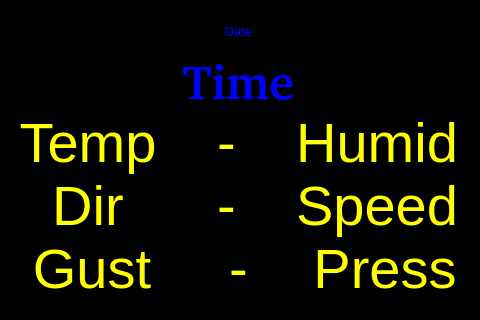
<?xml version="1.0" encoding="UTF-8"?>
<ui version="4.0">
 <class>MainWindow</class>
 <widget class="QMainWindow" name="MainWindow">
  <property name="geometry">
   <rect>
    <x>0</x>
    <y>0</y>
    <width>480</width>
    <height>320</height>
   </rect>
  </property>
  <property name="minimumSize">
   <size>
    <width>480</width>
    <height>320</height>
   </size>
  </property>
  <property name="maximumSize">
   <size>
    <width>480</width>
    <height>320</height>
   </size>
  </property>
  <property name="cursor">
   <cursorShape>BlankCursor</cursorShape>
  </property>
  <property name="windowTitle">
   <string/>
  </property>
  <property name="styleSheet">
   <string notr="true">background:black</string>
  </property>
  <widget class="QWidget" name="centralWidget">
   <widget class="QWidget" name="">
    <property name="geometry">
     <rect>
      <x>8</x>
      <y>0</y>
      <width>461</width>
      <height>311</height>
     </rect>
    </property>
    <layout class="QVBoxLayout" name="verticalLayout">
     <property name="spacing">
      <number>0</number>
     </property>
     <item>
      <widget class="QLabel" name="date_lbl">
       <property name="maximumSize">
        <size>
         <width>16777215</width>
         <height>42</height>
        </size>
       </property>
       <property name="font">
        <font>
         <pointsize>10</pointsize>
        </font>
       </property>
       <property name="cursor">
        <cursorShape>BlankCursor</cursorShape>
       </property>
       <property name="styleSheet">
        <string notr="true">background: black; color: blue</string>
       </property>
       <property name="text">
        <string>Date</string>
       </property>
       <property name="textFormat">
        <enum>Qt::RichText</enum>
       </property>
       <property name="alignment">
        <set>Qt::AlignCenter</set>
       </property>
      </widget>
     </item>
     <item alignment="Qt::AlignVCenter">
      <widget class="QLabel" name="time_lbl">
       <property name="maximumSize">
        <size>
         <width>16777215</width>
         <height>65</height>
        </size>
       </property>
       <property name="font">
        <font>
         <family>Piboto [Goog]</family>
         <pointsize>36</pointsize>
         <weight>75</weight>
         <bold>true</bold>
        </font>
       </property>
       <property name="styleSheet">
        <string notr="true">background:black; color:blue</string>
       </property>
       <property name="text">
        <string>Time</string>
       </property>
       <property name="alignment">
        <set>Qt::AlignCenter</set>
       </property>
      </widget>
     </item>
     <item>
      <layout class="QHBoxLayout" name="horizontalLayout">
       <property name="spacing">
        <number>1</number>
       </property>
       <item>
        <widget class="QLabel" name="temp_lbl">
         <property name="font">
          <font>
           <pointsize>42</pointsize>
          </font>
         </property>
         <property name="styleSheet">
          <string notr="true">background:black; color: yellow</string>
         </property>
         <property name="text">
          <string>Temp</string>
         </property>
         <property name="alignment">
          <set>Qt::AlignCenter</set>
         </property>
        </widget>
       </item>
       <item>
        <widget class="QLabel" name="dash_lbl_3">
         <property name="font">
          <font>
           <pointsize>42</pointsize>
          </font>
         </property>
         <property name="styleSheet">
          <string notr="true">background:black; color: yellow</string>
         </property>
         <property name="text">
          <string>-</string>
         </property>
         <property name="alignment">
          <set>Qt::AlignCenter</set>
         </property>
        </widget>
       </item>
       <item>
        <widget class="QLabel" name="humid_lbl">
         <property name="font">
          <font>
           <pointsize>42</pointsize>
          </font>
         </property>
         <property name="styleSheet">
          <string notr="true">background:black; color: yellow</string>
         </property>
         <property name="text">
          <string>Humid</string>
         </property>
         <property name="alignment">
          <set>Qt::AlignCenter</set>
         </property>
        </widget>
       </item>
      </layout>
     </item>
     <item>
      <layout class="QHBoxLayout" name="horizontalLayout_2">
       <property name="spacing">
        <number>1</number>
       </property>
       <item>
        <widget class="QLabel" name="dir_lbl">
         <property name="font">
          <font>
           <pointsize>42</pointsize>
          </font>
         </property>
         <property name="styleSheet">
          <string notr="true">background:black; color: yellow</string>
         </property>
         <property name="text">
          <string>Dir</string>
         </property>
         <property name="alignment">
          <set>Qt::AlignCenter</set>
         </property>
        </widget>
       </item>
       <item>
        <widget class="QLabel" name="dash_lbl_2">
         <property name="font">
          <font>
           <pointsize>42</pointsize>
          </font>
         </property>
         <property name="styleSheet">
          <string notr="true">background:black; color: yellow</string>
         </property>
         <property name="text">
          <string>-</string>
         </property>
         <property name="alignment">
          <set>Qt::AlignCenter</set>
         </property>
        </widget>
       </item>
       <item>
        <widget class="QLabel" name="speed_lbl">
         <property name="font">
          <font>
           <pointsize>42</pointsize>
          </font>
         </property>
         <property name="styleSheet">
          <string notr="true">background:black; color: yellow</string>
         </property>
         <property name="text">
          <string>Speed</string>
         </property>
         <property name="alignment">
          <set>Qt::AlignCenter</set>
         </property>
        </widget>
       </item>
      </layout>
     </item>
     <item>
      <layout class="QHBoxLayout" name="horizontalLayout_3">
       <property name="spacing">
        <number>1</number>
       </property>
       <item>
        <widget class="QLabel" name="gust_lbl">
         <property name="font">
          <font>
           <pointsize>42</pointsize>
          </font>
         </property>
         <property name="styleSheet">
          <string notr="true">background:black; color: yellow</string>
         </property>
         <property name="text">
          <string>Gust</string>
         </property>
         <property name="alignment">
          <set>Qt::AlignCenter</set>
         </property>
        </widget>
       </item>
       <item>
        <widget class="QLabel" name="dash_lbl">
         <property name="font">
          <font>
           <pointsize>42</pointsize>
          </font>
         </property>
         <property name="styleSheet">
          <string notr="true">background:black; color: yellow</string>
         </property>
         <property name="text">
          <string>-</string>
         </property>
         <property name="alignment">
          <set>Qt::AlignCenter</set>
         </property>
        </widget>
       </item>
       <item>
        <widget class="QLabel" name="press_lbl">
         <property name="font">
          <font>
           <pointsize>42</pointsize>
          </font>
         </property>
         <property name="styleSheet">
          <string notr="true">background:black; color: yellow</string>
         </property>
         <property name="text">
          <string>Press</string>
         </property>
         <property name="alignment">
          <set>Qt::AlignCenter</set>
         </property>
        </widget>
       </item>
      </layout>
     </item>
    </layout>
   </widget>
  </widget>
 </widget>
 <layoutdefault spacing="6" margin="11"/>
 <resources/>
 <connections/>
</ui>
